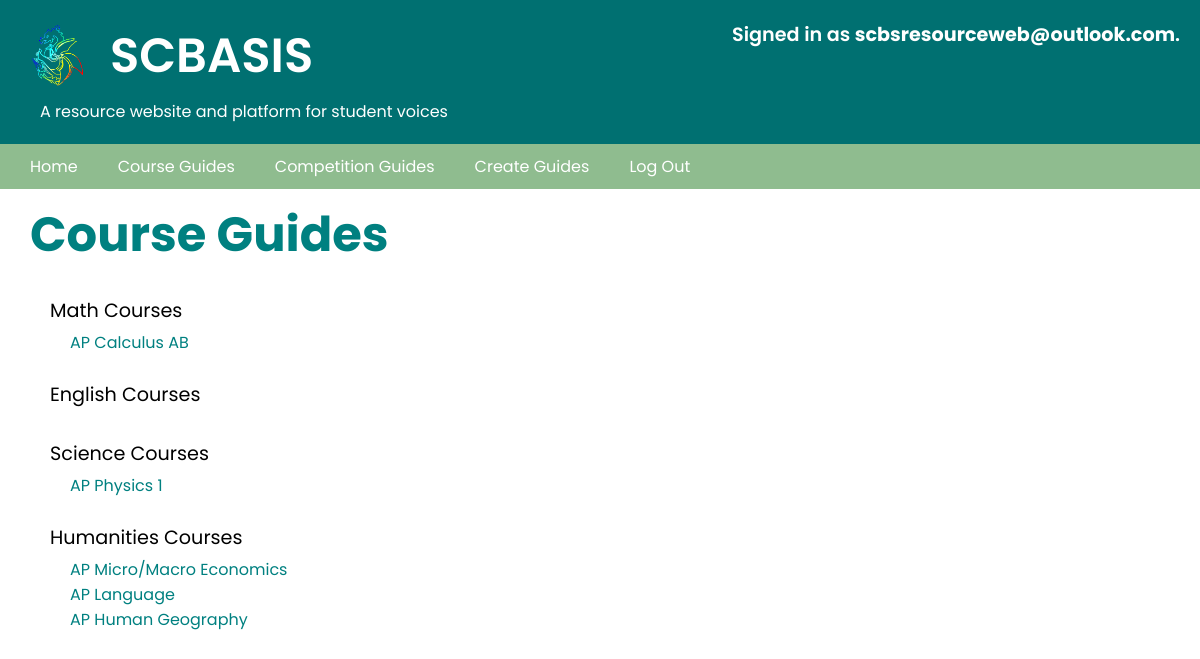
Page /course_guides (signed in) on the committed database.
### SCBASIS/models.py (models this page shows, shortened)
class User(AbstractUser):
    pass

class Courses(models.Model):
    name_of_course = models.CharField(max_length=32)
    course_description = models.FileField(upload_to='course_guides')
    editor = models.ForeignKey(User, on_delete = models.CASCADE, related_name="courses", default = None)
    author = models.CharField(max_length=50, null=True, blank=True)
    date_created = models.DateTimeField(auto_now_add=True, auto_now = False, blank=True)
    course_category = models.CharField(max_length=50)
    url_of_image = models.CharField(max_length=800)
    viewable = models.BooleanField(default=True, blank=True, null=True)

### SCBASIS/views.py (the view)
# urls.py: path("course_guides", views.course_guides, name="course_guides"),
def course_guides(request):
    math_courses = Courses.objects.filter(course_category="Math")
    english_courses = Courses.objects.filter(course_category="English")
    science_courses = Courses.objects.filter(course_category="Science")
    humanities_courses = Courses.objects.filter(course_category="Humanities")
    other_courses = Courses.objects.filter(course_category="Others")
    return render(request, 'scbasis/course_guides.html', {
        "math_courses":math_courses,
        "english_courses":english_courses,
        "science_courses":science_courses,
        "humanities_courses":humanities_courses,
        "other_courses":other_courses,
    })

### SCBASIS/templates/scbasis/course_guides.html (shortened to what this page needs)
{% extends "scbasis/layout.html" %}
{% block body %}
{% load static %}
<link rel="stylesheet" type="text/css" href="{% static 'scbasis/course_and_competition_page/styles.css' %}">
        <h2 id='heading'>Course Guides</h2>
        <br>
        <div class = "container">
        <label>Math Courses</label>
            <ul class="course_list">
            {% for course in math_courses %}
                <a href="{% url 'display_courses' course.id %}">
                <li class="course_name">{{course.name_of_course}}</li>
                </a>
            {% endfor %}
            </ul>
        <br>
        <label>English Courses</label>
        <br>
        <label>Science Courses</label>
            <ul class="course_list">
        {% for course in science_courses %}
            <a href="{% url 'display_courses' course.id %}">
            <li class="course_name">{{course.name_of_course}}</li>
            </a>
        {% endfor %}
            </ul>
        <br>
        <label>Humanities Courses</label>
            <ul class="course_list">
        {% for course in humanities_courses %}
            <a href="{% url 'display_courses' course.id %}">
            <li class="course_name">{{course.name_of_course}}</li>
            </a>
        {% endfor %}
            </ul>
        <br>
    </div>
{% endblock %}

### SCBASIS/templates/scbasis/layout.html (shortened to what this page needs)
{% load static %}
<!DOCTYPE html>
<html lang="en">
    <head>
        <link href="{% static 'scbasis/layout_page/styles.css' %}" rel="stylesheet">
    </head>
    <body>
            <header>
                <section class="text">
                    <div class='row'>
                        <img class="scbasis" src="{% static 'scbasis/layout_page/SCBASIS.png'%}">
                        <h1 id="scbasis-title">SCBASIS</h1>
                    </div>
                    <h4>A resource website and platform for student voices</h4>
                    <div id="username-info">
                        {% if user.is_authenticated %}
                            Signed in as <strong>{{ user.username }}</strong>.
                        {% else %}
                            Not signed in.
                        {% endif %}
                    </div>
                </section>
            </header>
            <ul class="nav">
                    <li class="nav-item">
                        <a class="nav-link" href="{% url 'index' %}">Home</a>
                    </li>
                    <li class="nav-item">
                        <a class="nav-link" href="{% url 'course_guides'%}">Course Guides</a>
                    </li>
                    <li class="nav-item">
                        <a class="nav-link" href="{% url 'competition_guides' %}">Competition Guides</a>
                    </li>
                {% if user.is_authenticated %}
                    <li class="nav-item">
                        <a class="nav-link" href="{% url 'create_guides' %}">Create Guides</a>
                    </li>
                    <li class="nav-item">
                        <a class="nav-link" href="{% url 'logout' %}">Log Out</a>
                    </li>
                {% endif %}
            </ul>
        {% block body %}
        {% endblock %}
    </body>
</html>

### SCBASIS/static/scbasis/layout_page/styles.css (style rules this page uses)
* { margin: 0; padding: 0; box-sizing: border-box; font-family: 'Poppins', sans-serif; }
header { background-color: #007071; }
.scbasis { float: left; max-height: 70px; margin-right: 20px; }
.text { padding: 20px; }
.row { display: inline-block; }
#scbasis-title { font-size: 3em; font-weight: 600; color: white; float: right; }
#heading { margin-top: 10px; margin-left: 30px; margin-right: 10px; color: teal; font-size: 3em; }
h4 { font-size: 1em; color: white; font-weight: 400; margin-left: 20px; }
label { margin-bottom: 5px; font-weight: 400; font-size: 1.2em; display: block; }
#username-info { font-size: 1.2em; font-weight: 600; position: absolute; top: 20px; right: 20px; z-index: 11; color: white; }
.nav { list-style-type: none; margin: 0; padding: 10px; overflow: hidden; background-color: darkseagreen; }
.nav-item { float: left; }
li a { color: white; text-align: center; padding: 14px 20px; text-decoration: none; }

### SCBASIS/static/scbasis/course_and_competition_page/styles.css (style rules this page uses)
.container { padding-left: 50px; padding-left: 50px; margin-bottom: 50px; }
.course_list { list-style-type: none; margin: 0; padding: 0; }
.course_name { display: block; color: teal; font-size: 1em; text-decoration: none; margin-left: 20px; }
a { text-decoration: none; }

### rows in the picture
User: username "scbsresourceweb@outlook.com"
Courses: name_of_course "AP Calculus AB"
Courses: name_of_course "AP Physics 1"
Courses: name_of_course "AP Micro/Macro Economics"
Courses: name_of_course "AP Language"
Courses: name_of_course "AP Human Geography"
